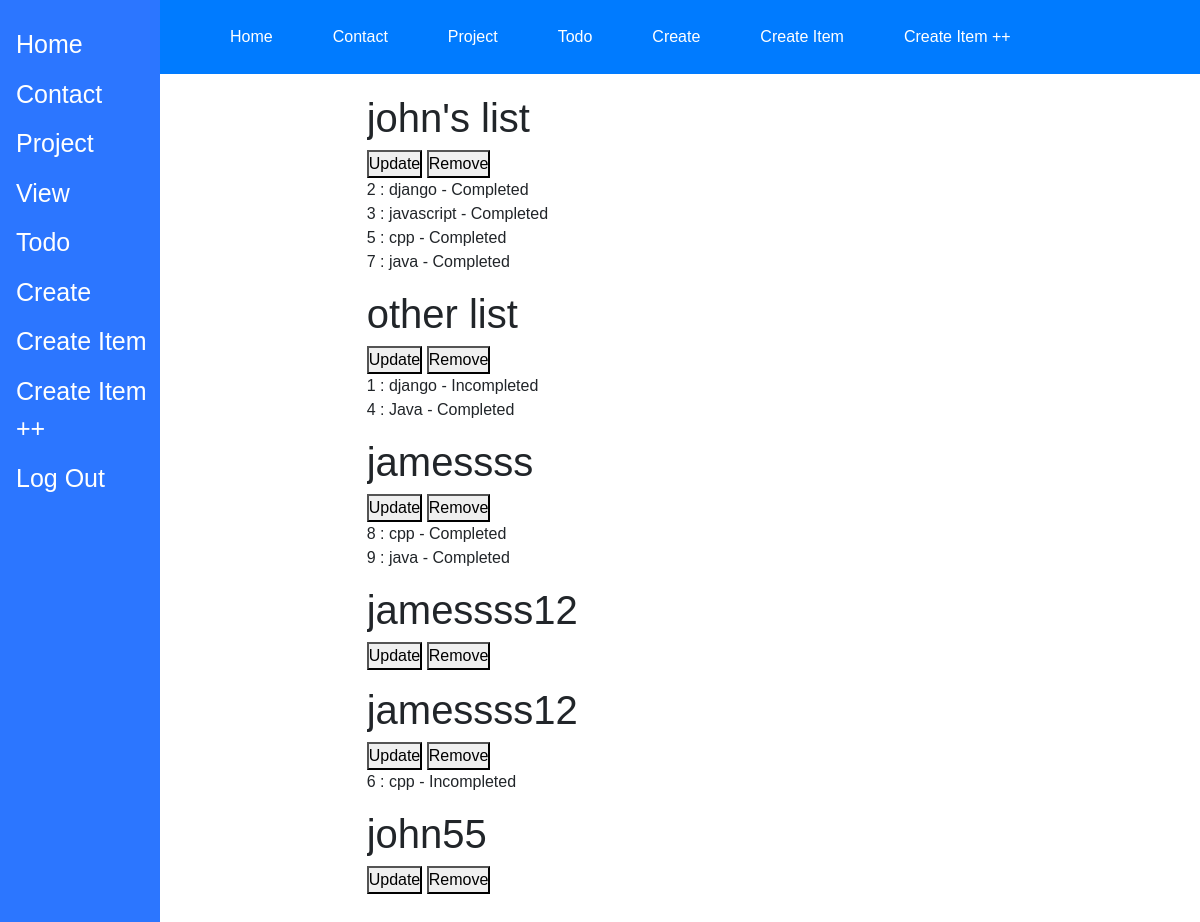
Page /createitem/ (signed in) on the earlier database version.
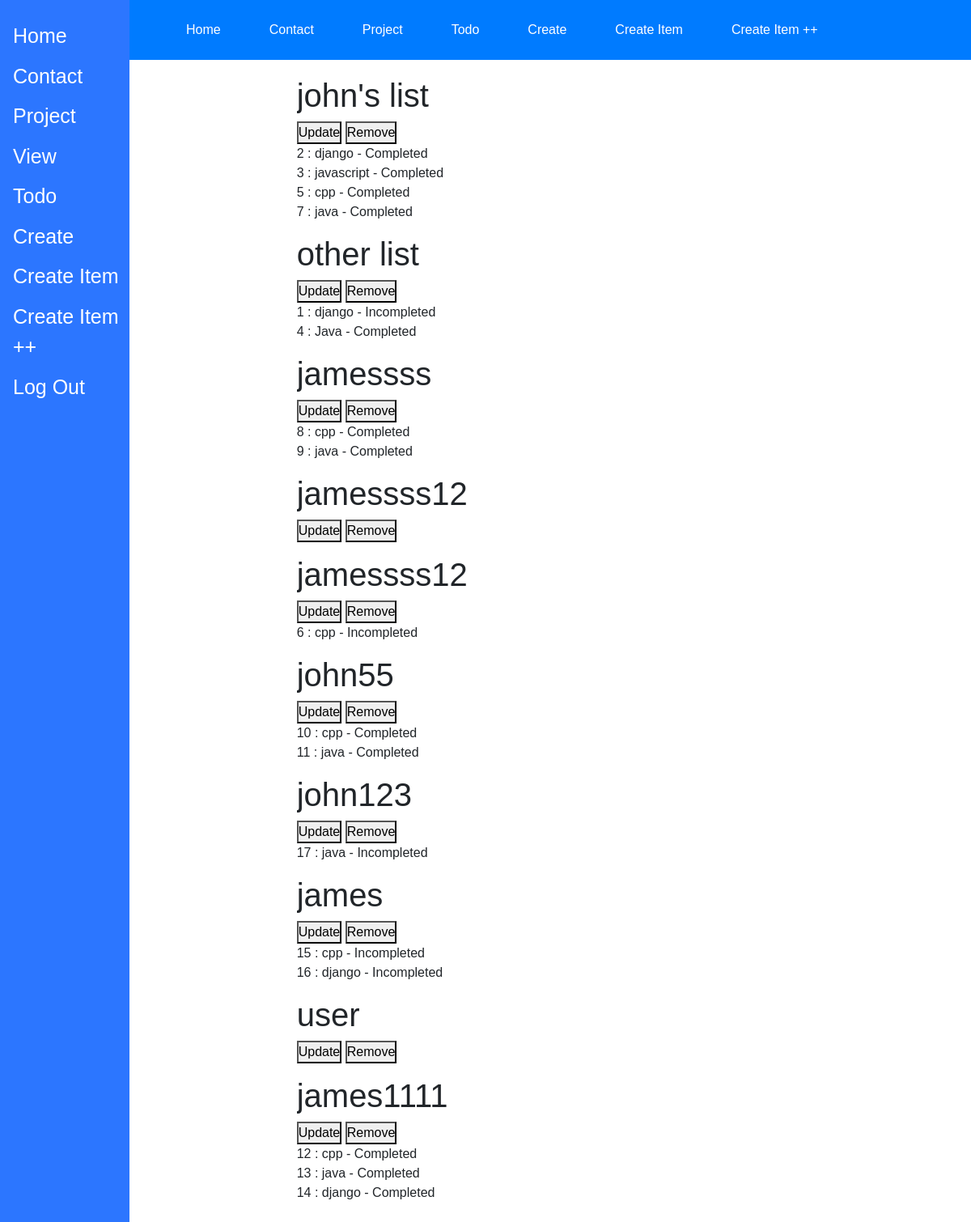
Same page on the later database version.
### main/models.py (models this page shows, shortened)
class ToDoList(models.Model):
    usr = models.ForeignKey(User, on_delete=models.CASCADE, related_name='todolist', null=True)
    name = models.CharField(max_length=200)

class Item(models.Model):
    todolist = models.ForeignKey(ToDoList, default=1,on_delete=models.CASCADE)
    text = models.CharField(max_length=300)
    complete = models.BooleanField()

### main/views.py (the view, shortened to what this page needs)
# urls.py: path("createitem/", views.createitem, name="createitem"),
def createitem(request, id=None):
    if id is not None :
        ls = ToDoList.objects.get(id=id)
        if request.method == "POST":
            print(request.POST)
            if request.POST.get("save"):
                for item in ls.item_set.all():
                    if request.POST.get('c'+ str(item.id)) == "clicked":
                        item.complete = True
                    else:
                        item.complete = False
                    item.save()
            elif request.POST.get("newItem"):
                txt = request.POST.get("new")
                if len(txt)> 2:
                    ls.item_set.create(text=txt, complete=False)
                else:
                    print("Invalid")
        return render(request, "createitem.html", {"obj":ls})
    else:
        listAll = ToDoList.objects.all()
        return render(request, "createitem.html", {"obj":None, "ls": listAll})

### main/templates/createitem.html (shortened to what this page needs)
{% extends 'base.html' %}
{% load static %}
{% block extrahead %}
  <link rel="stylesheet" href="{% static 'css/todo.css' %}" />
{% endblock %}
{% block content %}
<form method="POST">
    {% if obj %}
      <h1>{{obj.id}} : {{obj.name}}</h1>
      <ul>
        {% for item in obj.item_set.all %}
          {% if item.complete %}
          <li><input type="checkbox" value="clicked" name="c{{item.id}}" checked>{{item.id}} : {{item.text}}</li>
          {% else %}
          <li><input type="checkbox" value="clicked" name="c{{item.id}}">{{item.id}} : {{item.text}}</li>
          {% endif %}
        {% endfor %}
      </ul>
      <button type="submit" name="save" value="save">Save</button>
      <input type="text" name="new">
      <button type="submit" name="newItem" value="newItem">Add Item</button>
    {% else %}
      {% for lst in ls %}
        <h1>{{lst.name}}</h1>
        <button type="submit" name="goto" value="{{lst.id}}">Update</button>
        <button type="submit" name="delete" value="{{lst.id}}">Remove</button>
        <ul>
            {% for item in lst.item_set.all %}
              {% if item.complete %}
              <li>{{item.id}} : {{item.text}} - Completed</li>
              {% else %}
              <li>{{item.id}} : {{item.text}} - Incompleted</li>
              {% endif %}
            {% endfor %}
        </ul>
      {% endfor %}
    {% endif %}
</form>
{% endblock %}

Differences in the rows shown:
added Item: id "10", text "cpp", shown under ToDoList "john55"
added Item: id "11", text "java", shown under ToDoList "john55"
added ToDoList: name "john123", {{ lst.id }} 9 (drawn)
added Item: id "17", text "java", shown under "john123"
added ToDoList: name "james", {{ lst.id }} 10 (drawn)
added Item: id "15", text "cpp", shown under "james"
added Item: id "16", text "django", shown under "james"
added ToDoList: name "user", {{ lst.id }} 11 (drawn)
added ToDoList: name "james1111", {{ lst.id }} 12 (drawn)
added Item: id "12", text "cpp", shown under "james1111"
added Item: id "13", text "java", shown under "james1111"
added Item: id "14", text "django", shown under "james1111"
